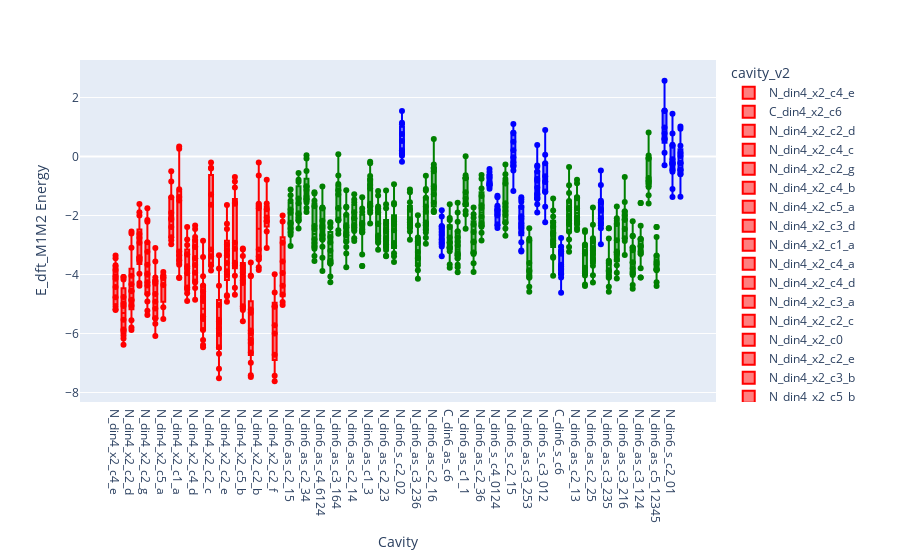

The notebook cell this image was saved under:
### Markdown cell above
## Boxplot Cavity Edft_balanced_df

### Code cell
fig = plot_categorical_energy_boxplot(
    df=Edft_balanced_df,
    x_col='cavity_v2',
    color_map=cavity_colors,
    y_col='E_dft_M1M2',
    hover_col='system_dacs',
    x_title='Cavity',
    y_title='E_dft_M1M2 Energy',
)

fig.show()
